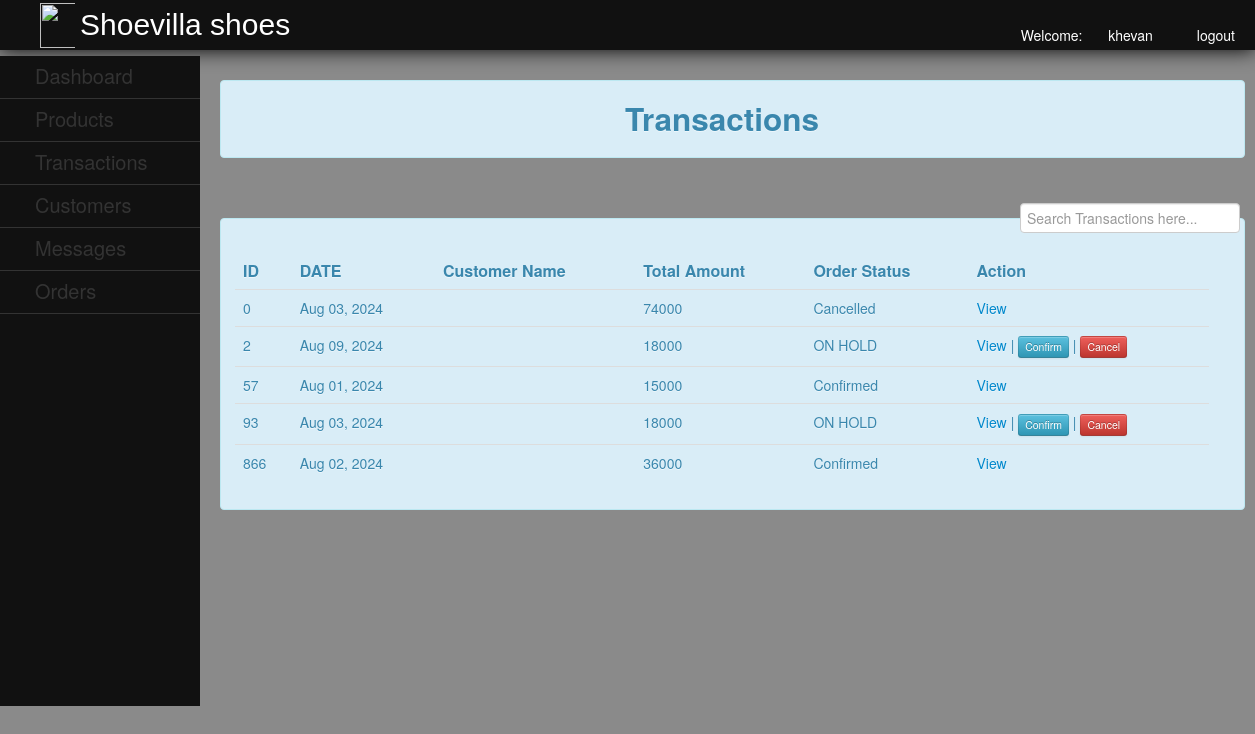
Page /admin/transaction.php (signed in) on the committed database.
### tables this page shows
CREATE TABLE `transaction` (
  `transaction_id` int(11) NOT NULL,
  `customerid` int(11) NOT NULL,
  `amount` int(11) NOT NULL,
  `order_stat` varchar(100) NOT NULL,
  `order_date` varchar(50) NOT NULL
);

### admin/transaction.php (the view, shortened to what this page needs)
<?php
	include("../db/dbconn.php");
?>
<!DOCTYPE html>
<html>
<head>
	<link rel = "stylesheet" type = "text/css" href="../css/style.css" media="all">
	<link rel="stylesheet" type="text/css" href="../css/bootstrap.css">
		<link href="../facefiles/facebox.css" media="screen" rel="stylesheet" type="text/css" />
</head>
<body>
	<div id="header" style="position:fixed;">
		<img src="../img/logo.jpg">
		<label>Shoevilla shoes</label>
			<?php
				$id = (int) $_SESSION['id'];
					$query = $conn->query ("SELECT * FROM admin WHERE adminid = '$id' ") or die (mysqli_error());
					$fetch = $query->fetch_array ();
			?>
			<ul>
				<li><a href="../function/admin_logout.php"><i class="icon-off icon-white"></i>logout</a></li>
				<li>Welcome:&nbsp;&nbsp;&nbsp;<i class="icon-user icon-white"></i><?php echo $fetch['username']; ?></a></li>
			</ul>
	</div>
	<br>
	<div id="leftnav">
		<ul>
			<li><a href="admin_home.php" style="color:#333;">Dashboard</a></li>
			<li><a href="admin_home.php">Products</a>
			</li>
			<li><a href="transaction.php">Transactions</a></li>
			<li><a href="customer.php">Customers</a></li>
			<li><a href="message.php">Messages</a></li>
			<li><a href="order.php">Orders</a></li>
		</ul>
	</div>
	<div id="rightcontent" style="position:absolute; top:10%;">
			<div class="alert alert-info"><center><h2>Transactions	</h2></center></div>
			<br />
				<label  style="padding:5px; float:right;"><input type="text" name="filter" placeholder="Search Transactions here..." id="filter"></label>
			<br />
			<div class="alert alert-info">
			<table class="table table-hover" style="background-color:;">
				<thead>
				<tr style="font-size:16px;">
					<th>ID</th>
					<th>DATE</th>
					<th>Customer Name</th>
					<th>Total Amount</th>
					<th>Order Status</th>
					<th>Action</th>
				</tr>
				</thead>
				<tbody>
				<?php
					$query = $conn->query("SELECT * FROM transaction LEFT JOIN customer ON customer.customerid = transaction.customerid") or die(mysqli_error());
					while($fetch = $query->fetch_array())
						{
						$id = $fetch['transaction_id'];
						$amnt = $fetch['amount'];
						$o_stat = $fetch['order_stat'];
						$o_date = $fetch['order_date'];
						$name = $fetch['firstname'].' '.$fetch['lastname'];
				?>
				<tr>
					<td><?php echo $id; ?></td>
					<td><?php echo $o_date; ?></td>
					<td><?php echo $name; ?></td>
					<td><?php echo $amnt; ?></td>
					<td><?php echo $o_stat; ?></td>
					<td><a href="receipt.php?tid=<?php echo $id; ?>">View</a>
					<?php
					if($o_stat == 'Confirmed'){
					}elseif($o_stat == 'Cancelled'){
					}else{
					echo '| <a class="btn btn-mini btn-info" href="confirm.php?id='.$id.'">Confirm</a> ';
					echo '| <a class="btn btn-mini btn-danger" href="cancel.php?id='.$id.'">Cancel</a></td>';
					}
					?>
				</tr>
				<?php
					}
				?>
				</tbody>
			</table>
			</div>
			</div>
</body>
</html>

### css/style.css (style rules this page uses)
body { background:url(../images/bg.png) repeat scroll left top #e7ebf2; }
#header { height:50px; width:100%; background-color:#111; color:#fff; text-indent:10px; -webkit-box-shadow:0px 0px 20px 0px black; -moz-box-shadow:0px 0px 20px 0px black; box-shadow:0px 0px 20px 0px black; }
#header img { position:absolute; height:45px; width:45px; margin-left:20px; margin-top:2.5px; }
#header label { position:relative; top:15px; color:#fff; text-indent:80px; font-size:30px; clear:both; font-family:arial; }
#header ul { list-style-type:none; position:relative; }
#header ul li { display:inline; position:relative; float:right; margin-right:20px; }
#header ul li a { text-decoration:none; color:#fff; }
#leftnav { position:fixed; background-color:#111; width:200px; top:7%; height:650px; }
#leftnav ul { list-style-type:none; text-indent:35px; right:25px; position:relative; }
#leftnav ul li { border-bottom:1px solid #333; padding-top:10px; padding-bottom:10px; width:200px; }
#leftnav ul li a { text-decoration:none; color:#333; font-size:20px; }
#rightcontent { position:relative; width:1025px; top:50px; left:220px; z-index:-99999; }

### rows in the picture
transaction: transaction_id "0", order_date "Aug 03, 2024", amount "74000", order_stat "Cancelled"
transaction: transaction_id "2", order_date "Aug 09, 2024", amount "18000", order_stat "ON HOLD"
transaction: transaction_id "57", order_date "Aug 01, 2024", amount "15000", order_stat "Confirmed"
transaction: transaction_id "93", order_date "Aug 03, 2024", amount "18000", order_stat "ON HOLD"
transaction: transaction_id "866", order_date "Aug 02, 2024", amount "36000", order_stat "Confirmed"

### other values in the picture
$fetch['username'] "khevan"
